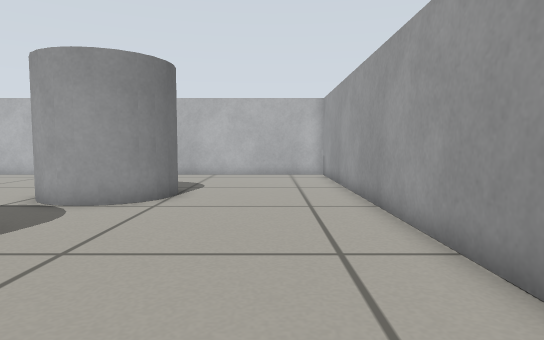
[1] (above)

19 first-person views from a walk through a world built for the Gazebo simulator. The camera is 0.39 m above the floor, tilts 4° down and sees 75° across. The floor is counted in squares, 0.25 m on a side. Each view is taken from the middle of a square. On the plan, view 1 faces up. The plan holds only what a view shows up to about 16 squares ahead; the rest is blank.

[2]
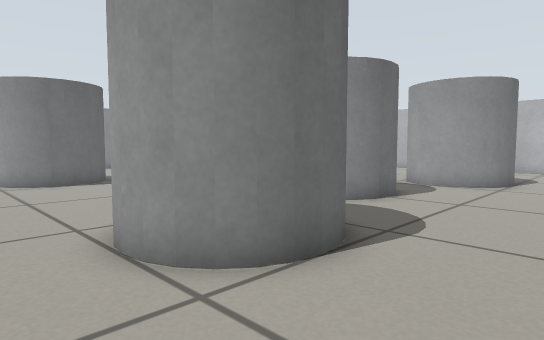

[3]
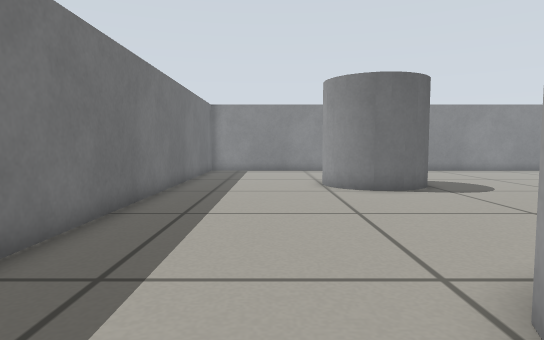

[4]
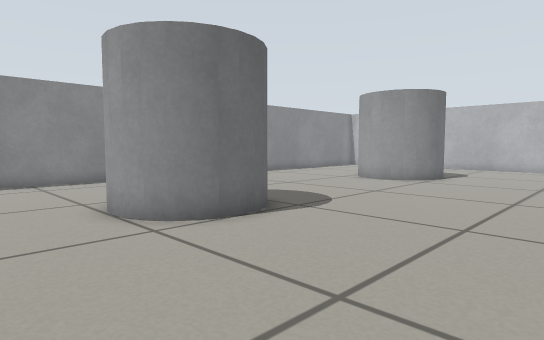

[5]
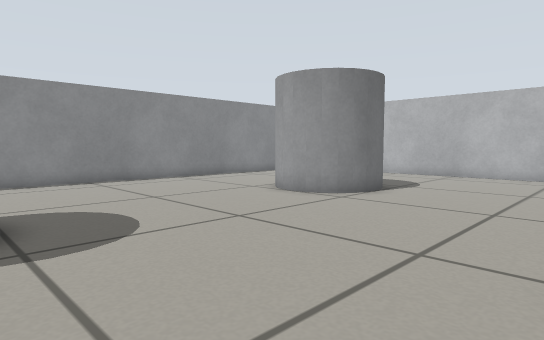

[6]
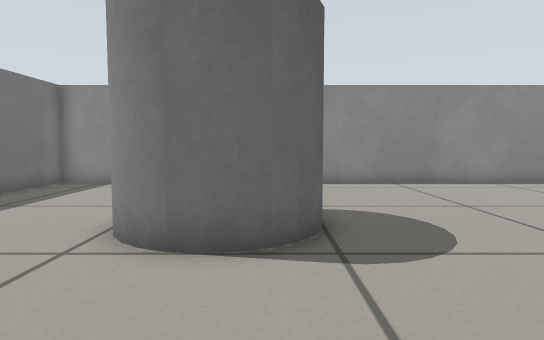

[7]
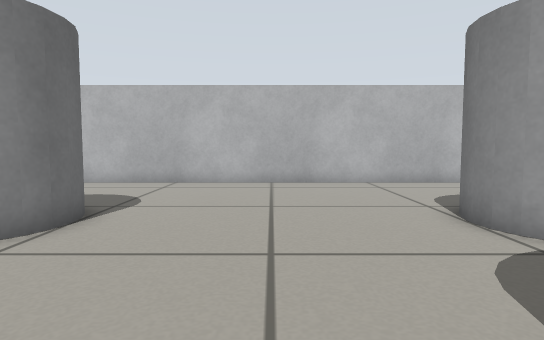

[8]
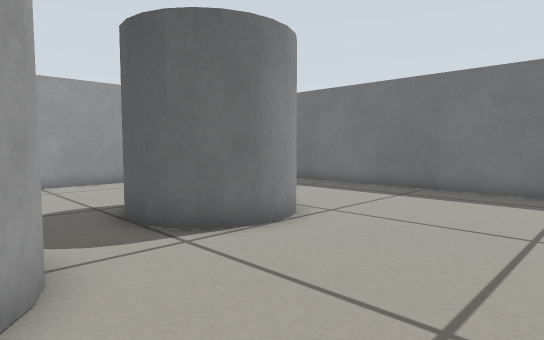

[9]
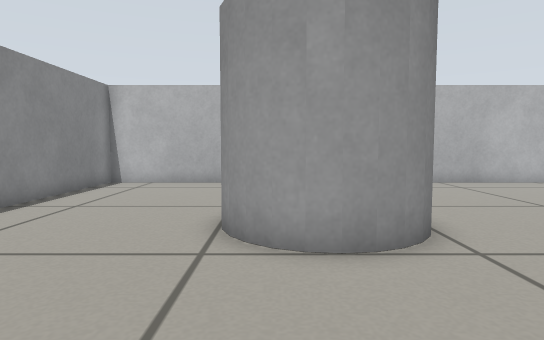

[10]
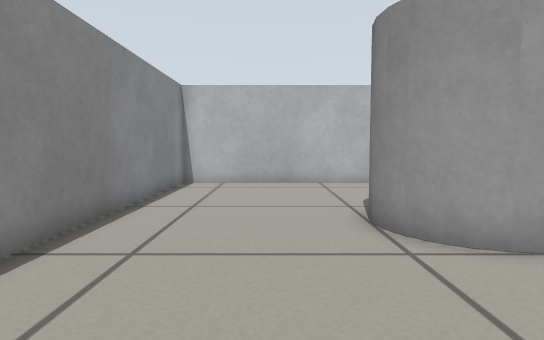

[11]
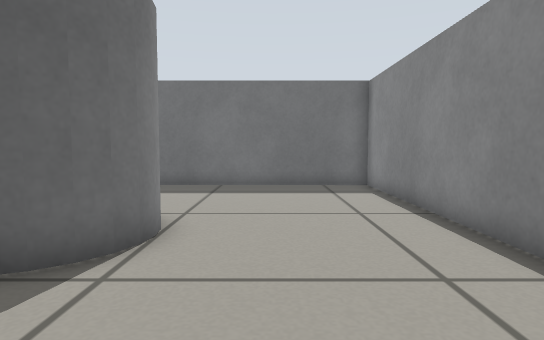

[12]
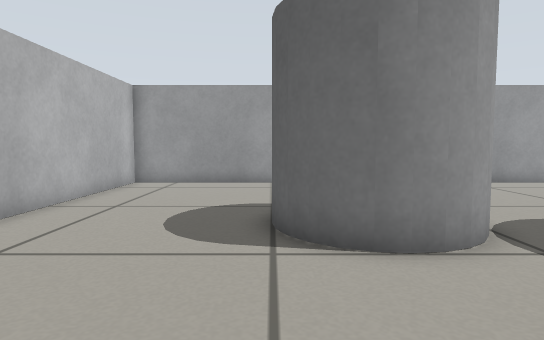

[13]
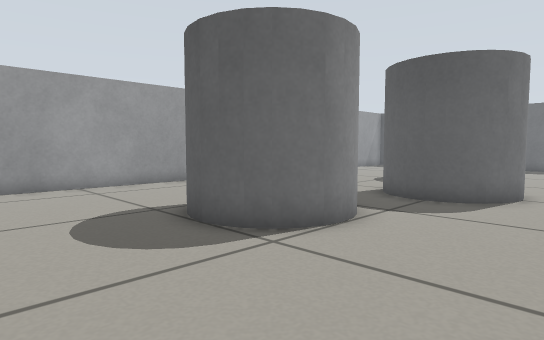

[14]
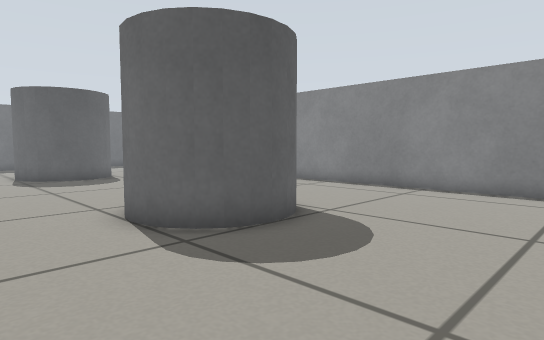

[15]
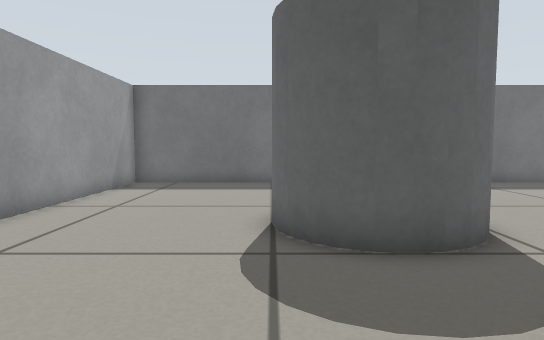

[16]
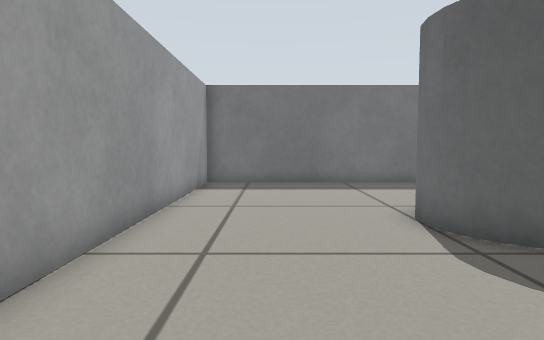

[17]
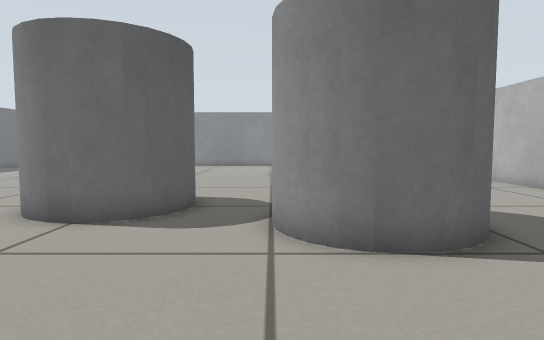

[18]
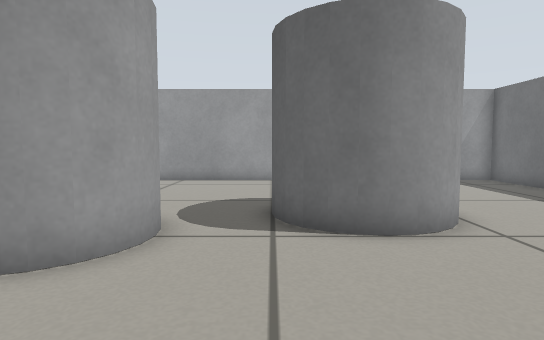

[19]
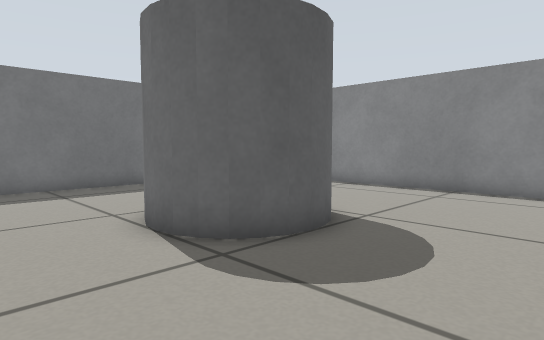

### Floor plan
Key: @ floor where view 1 was taken; # wall or solid block; . floor; C grey cylinder.
Columns run from 25 left of view 1 to 3 right of it. Each row starts with its distance up from view 1.
 19 #############################
 18 #...........................#
 17 #...........................#
 16 #...........................#
 15 #...........................#
 14 #...........................#
 13 #......CCC.........CCC......#
 12 #.....CC CC.......CC CC.....#
 11 #.....C   C.......C   C.....#
 10 #.....CC CC.......CC CC.....#
  9 #......CCC.........CCC......#
  8 #...........................#
  7 #................CCC........#
  6 #...............CC CC.......#
  5 #...............C   C.......#
  4 #...............CC CC.......#
  3 #................CCC........#
  2 #...........................#
  1 #......CCC.........CCC......#
  0 #.....CC CC.......CC CC..@..#
 -1 #.....C   C.......C   C.....#
 -2 #.....C  CC.......CC CC.....#
 -3 #......CCC.........CCC......#
 -4 #...........................#
 -5 #...........................#
 -6 #...........................#
 -7 #...........................#
 -8 #...........................#
 -9 #############################

Where each view was taken, in squares from view 1:
view 1: 0 up, 0 right, facing up
view 2: 5 down, 0 right, facing up-left
view 3: 5 down, 3 left, facing left
view 4: 6 down, 9 left, facing up-left
view 5: 0 up, 9 left, facing up-left
view 6: 0 up, 10 left, facing left
view 7: 4 up, 11 left, facing up
view 8: 4 up, 12 left, facing down-right
view 9: 4 up, 18 left, facing up
view 10: 4 up, 21 left, facing up
view 11: 5 up, 21 left, facing down
view 12: 13 up, 12 left, facing right
view 13: 17 up, 11 left, facing down-right
view 14: 18 up, 12 left, facing down-left
view 15: 6 up, 3 left, facing down
view 16: 6 up, 0 right, facing down
view 17: 9 up, 2 right, facing left
view 18: 1 up, 13 left, facing right
view 19: 5 up, 12 left, facing down-left
